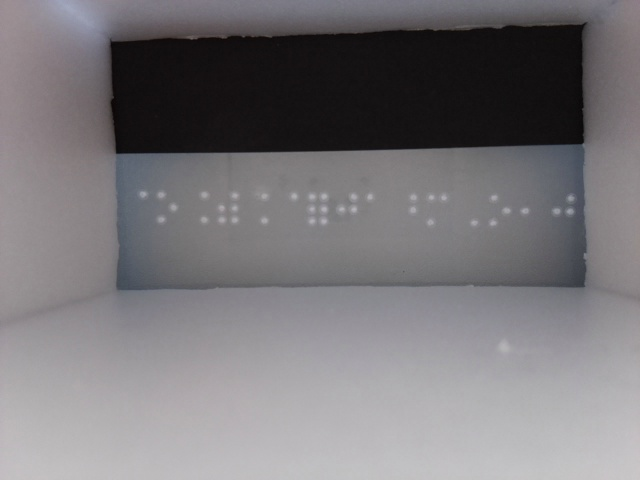
#> input picture vid_process_src/captured_img3/test_cap_img2.jpg, 640 x 480 px, found by its file name
$ python braille_recognition_test.py
#> lines starting #> are read from the running program, lines starting #| are printed output that depends on the picture; after the words box and inside, x2 and y2 are one past the last pixel; in counts of white or black regions, pixels touching at a corner belong together
import numpy as np
from collections import Counter
import cv2

def img_preprocess(src_path):
    src = cv2.imread(src_path, cv2.IMREAD_COLOR)
#> src is the input picture: shape (480, 640, 3); mean B, G, R 121.6, 118.5, 121
    if src is None:
        raise ValueError("Failed to load image from {}".format(src_path))

    src = cv2.imread(src_path, cv2.IMREAD_COLOR)
    src_gray = cv2.cvtColor(src, cv2.COLOR_BGR2GRAY)
    x, y, width, height = 85, 143, 458, 140
    cropped_gray_image = src_gray[y:y+height, x:x+width]
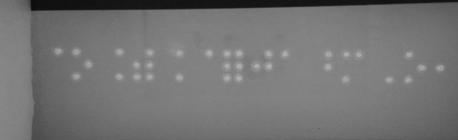
#> cropped_gray_image: shape (140, 458); min 12, max 180, mean 115
    cropped_image = src[y:y+height, x:x+width]

    background = cv2.medianBlur(cropped_gray_image, 27)
    foreground = cv2.absdiff(cropped_gray_image, background)
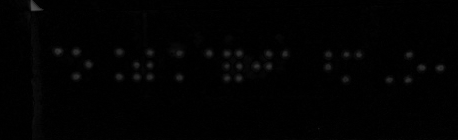
#> foreground: shape (140, 458); min 0, max 83, mean 2

    img_crop_bilateral = cv2.bilateralFilter(foreground, 3, 15, 15)
    img_gaussian = cv2.GaussianBlur(img_crop_bilateral, (3, 3), 0)

    _, img_binary = cv2.threshold(img_gaussian, 0, 255, cv2.THRESH_OTSU)
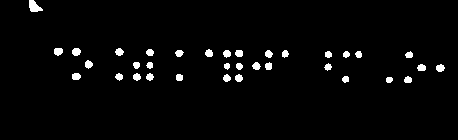
#> img_binary: shape (140, 458); 2.6% white; 35 white regions, largest, box (x1, y1, x2, y2) and area: (29, 0, 43, 12) 109, (54, 48, 63, 56) 59, (72, 48, 81, 56) 58

    window = np.uint8([[0, 0, 1, 0, 0], [0, 1, 1, 1, 0], [1, 1, 1, 1, 1], [0, 1, 1, 1, 0], [0, 0, 1, 0, 0]])
    morph2 = cv2.morphologyEx(img_binary, cv2.MORPH_GRADIENT, window, iterations=1)
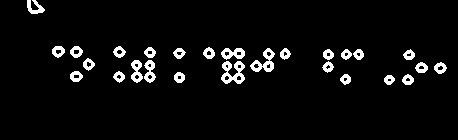
#> morph2: shape (140, 458); 4.7% white; 27 white regions
    cv2.imshow('morph', morph2)

    cv2.imshow('circle', cropped_image)

    return cropped_image, morph2

def get_diameter(ctrs):
    if not ctrs:
        raise ValueError("No contours found.")

    boundingBoxes = [list(cv2.boundingRect(c)) for c in ctrs]
    c = Counter([i[2] for i in boundingBoxes])
    mode = c.most_common(1)[0][0]

    if mode == 1:
        diam = c.most_common(2)[1][0] if len(c) > 1 else 1
    else:
        diam = mode
    return diam

def get_circles(ctrs, diam):
    questionCtrs = []
    for c in ctrs:
        (x, y, w, h) = cv2.boundingRect(c)
        aspect_ratio = w / float(h)
        if diam * 0.8 <= w <= diam * 1.2 and 0.8 <= aspect_ratio <= 1.2:
            questionCtrs.append(c)
    return questionCtrs


def get_spacing(boundingBoxes):
    spacingX = sorted(set([b[0] for b in boundingBoxes]))
    spacingY = sorted(set([b[1] for b in boundingBoxes]))
    return spacingX, spacingY

def draw_lines(src, boundingBoxes):
    for box in boundingBoxes:
        x, y, w, h = box
        cv2.rectangle(src, (x, y), (x + w, y + h), (0, 255, 0), 1)
    for x in spacingX:
        cv2.line(src, (x, min(spacingY)), (x, src.shape[1]), (0, 0, 255), 1)
    return src

# Main code
try:
    src, processed = img_preprocess('/Users/tsshin/Desktop/HandS_Braille/vid_process_src/captured_img3/test_cap_img2.jpg')
    contours, _ = cv2.findContours(processed, cv2.RETR_TREE, cv2.CHAIN_APPROX_NONE)
#> contours = 61 contours, 25 with area under 20; largest, box (x1, y1, x2, y2) and area: (221, 61, 245, 84) 306, (250, 48, 275, 72) 256, (221, 48, 245, 60) 175, (131, 60, 143, 83) 160, (144, 60, 156, 83) 154
    diameter = get_diameter(contours)
#> in get_diameter, `boundingBoxes = [list(cv2.boundingRect(c)) for c in ctrs]`: boundingBoxes = 61 items, first 6: [384, 75, 11, 10], [387, 78, 5, 4], [402, 74, 12, 11], [405, 77, 6, 5], [340, 74, 11, 11], [343, 77, 5, 5]
#> in get_diameter, `c = Counter([i[2] for i in boundingBoxes])`: c = 10 items
#> in get_diameter, `mode = c.most_common(1)[0][0]`: mode = 6
#> diameter = 6
    print(diameter)
#| 6
    braille = get_circles(contours, diameter)
#> the loop in get_circles, `for c in ctrs:` made 61 passes
#> (x, y, w, h, aspect_ratio) on passes 1 to 12: (384, 75, 11, 10, 1.1), (387, 78, 5, 4, 1.25), (402, 74, 12, 11, 1.09), (405, 77, 6, 5, 1.2), (340, 74, 11, 11, 1), (343, 77, 5, 5, 1), (174, 72, 11, 11, 1), (177, 75, 5, 5, 1), (113, 71, 12, 12, 1), (116, 74, 6, 6, 1), (70, 71, 13, 11, 1.18), (73, 74, 7, 5, 1.4)
#> after the loop in get_circles, `for c in ctrs:`: questionCtrs = 29 contours, 21 with area under 20; largest, box (x1, y1, x2, y2) and area: (73, 49, 80, 55) 26, (55, 49, 62, 55) 24, (437, 65, 444, 71) 22, (116, 49, 123, 55) 22, (86, 61, 92, 68) 22, (253, 63, 260, 69) 21, (236, 75, 242, 81) 20, (206, 50, 212, 56) 20
#> braille has the same summary as questionCtrs in get_circles

    boundingBoxes = [list(cv2.boundingRect(c)) for c in braille]
#> boundingBoxes = 29 items, first 6: [405, 77, 6, 5], [343, 77, 5, 5], [177, 75, 5, 5], [116, 74, 6, 6], [437, 65, 7, 6], [325, 64, 6, 6]
    spacingX, spacingY = get_spacing(boundingBoxes)
#> in get_spacing, `spacingX = sorted(set([b[0] for b in boundingBoxes]))`: spacingX = [55, 73, 86, 116, 134, 147, 177, 206, 224, 236, 237, 253, 266, 283, 325, 326, 343, 344, 356, 405, 406, 437]
#> in get_spacing, `spacingY = sorted(set([b[1] for b in boundingBoxes]))`: spacingY = [49, 50, 51, 52, 61, 63, 64, 65, 74, 75, 77]
#> spacingY = [49, 50, 51, 52, 61, 63, 64, 65, 74, 75, 77]

    result_image = draw_lines(src, boundingBoxes)
#> the loop in draw_lines, `for box in boundingBoxes:` made 29 passes
#> (x, y, w, h) on passes 1 to 12: (405, 77, 6, 5), (343, 77, 5, 5), (177, 75, 5, 5), (116, 74, 6, 6), (437, 65, 7, 6), (325, 64, 6, 6), (236, 75, 6, 6), (224, 75, 6, 6), (237, 64, 5, 5), (147, 74, 6, 6), (147, 63, 5, 5), (134, 74, 6, 6)
#> after the loop in draw_lines, `for box in boundingBoxes:`:
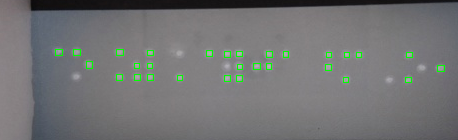
#> src: shape (140, 458, 3); mean B, G, R 115.4, 115.4, 113.9
#> the loop in draw_lines, `for x in spacingX:` made 22 passes
#> x on passes 1 to 12: 55, 73, 86, 116, 134, 147, 177, 206, 224, 236, 237, 253
#> after the loop in draw_lines, `for x in spacingX:`:
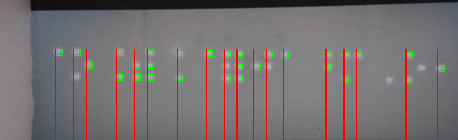
#> src: shape (140, 458, 3); 3.12% of pixels changed, all inside (x1, y1, x2, y2) = (55, 49, 438, 140)

    # cv2.imshow('Rotated Image', rotated_image)
    cv2.imshow('Result', result_image)

    cv2.waitKey(0)  # Wait indefinitely until a key is pressed
    cv2.destroyAllWindows()

except Exception as e:
    print("An error occurred:", e)

$ run again, with vid_process_src/captured_img3/test_cap_img10.jpg copied over vid_process_src/captured_img3/test_cap_img2.jpg
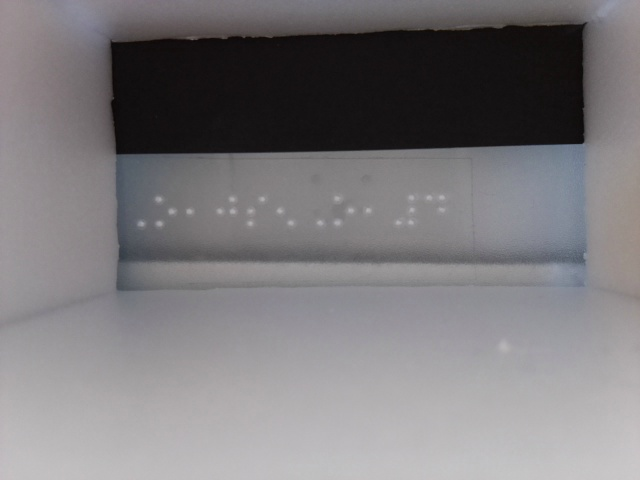
#> input picture vid_process_src/captured_img3/test_cap_img10.jpg, 640 x 480 px, found by its file name
#> in img_preprocess, src is the input picture: shape (480, 640, 3); mean B, G, R 124, 121.4, 123.8
#> in img_preprocess, `_, img_binary = cv2.threshold(img_gaussian, 0, 255, cv2.THRESH_OTSU)`:
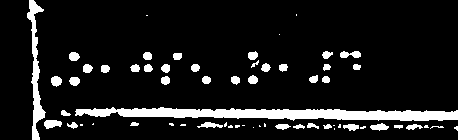
#> img_binary: shape (140, 458); 10.5% white; 61 white regions (21 under 20 px), largest, box (x1, y1, x2, y2) and area: (75, 107, 458, 121) 3322, (27, 0, 46, 140) 905, (44, 120, 62, 129) 120
#> morph2: shape (140, 458); 14% white; 32 white regions (4 under 20 px)
#> contours = 84 contours, 26 with area under 20; largest, box (x1, y1, x2, y2) and area: (59, 105, 458, 133) 4078, (25, 0, 64, 140) 1388, (128, 50, 155, 74) 310, (246, 49, 273, 74) 284, (32, 60, 45, 123) 248
#> in get_diameter, `boundingBoxes = [list(cv2.boundingRect(c)) for c in ctrs]`: boundingBoxes = 84 items, first 6: [251, 125, 5, 5], [452, 124, 6, 9], [178, 122, 10, 6], [257, 121, 11, 8], [167, 121, 9, 7], [90, 121, 6, 6]
#> in get_diameter, `c = Counter([i[2] for i in boundingBoxes])`: c = 21 items
#> mode = 7
#| 7
#> the loop in get_circles, `for c in ctrs:` made 84 passes
#> (x, y, w, h, aspect_ratio) on passes 1 to 8: (251, 125, 5, 5, 1), (452, 124, 6, 9, 0.667), (178, 122, 10, 6, 1.67), (257, 121, 11, 8, 1.38), (167, 121, 9, 7, 1.29), (90, 121, 6, 6, 1), (128, 120, 13, 8, 1.62), (65, 120, 20, 11, 1.82)
#> after the loop in get_circles, `for c in ctrs:`: questionCtrs = 17 contours, 4 with area under 20; largest, box (x1, y1, x2, y2) and area: (249, 76, 257, 83) 35, (84, 65, 92, 72) 35, (249, 52, 257, 59) 33, (162, 65, 169, 72) 30, (162, 77, 169, 84) 28
#> braille has the same summary as questionCtrs in get_circles
#> `boundingBoxes = [list(cv2.boundingRect(c)) for c in braille]`: boundingBoxes = 17 items, first 6: [90, 121, 6, 6], [71, 123, 6, 5], [232, 77, 7, 7], [203, 77, 7, 6], [323, 77, 6, 5], [249, 76, 8, 7]
#> in get_spacing, `spacingX = sorted(set([b[0] for b in boundingBoxes]))`: spacingX = [71, 84, 90, 102, 144, 145, 162, 192, 203, 232, 249, 262, 280, 323]
#> in get_spacing, `spacingY = sorted(set([b[1] for b in boundingBoxes]))`: spacingY = [13, 52, 53, 64, 65, 66, 76, 77, 121, 123]
#> the loop in draw_lines, `for box in boundingBoxes:` made 17 passes
#> the loop in draw_lines, `for x in spacingX:` made 14 passes
#> x on passes 1 to 8: 71, 84, 90, 102, 144, 145, 162, 192
#> after the loop in draw_lines, `for x in spacingX:`:
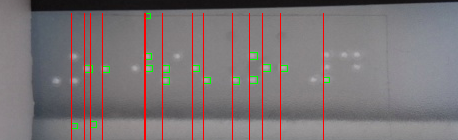
#> src: shape (140, 458, 3); mean B, G, R 117.1, 115.6, 122.4
